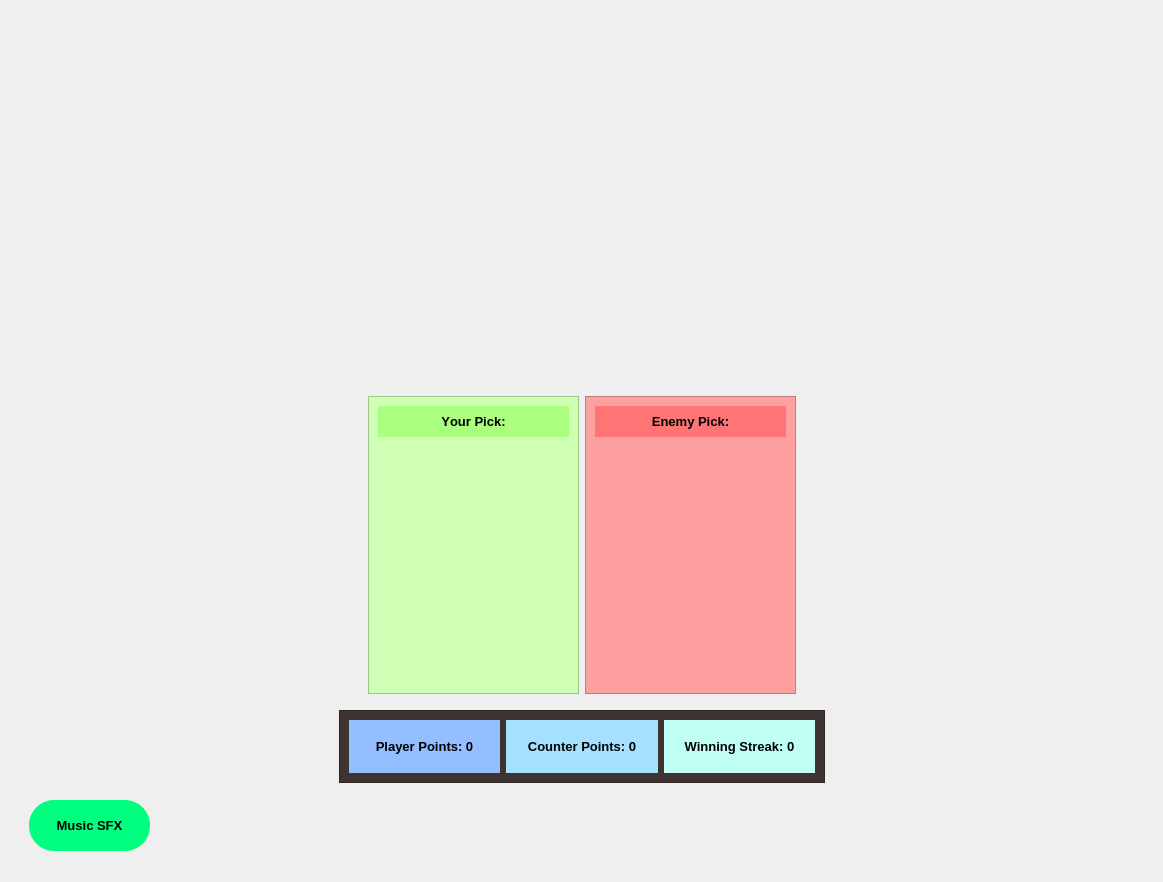
<?xml version="1.0" encoding="UTF-8"?>
<ui version="4.0">
 <class>rps_area</class>
 <widget class="QMainWindow" name="rps_area">
  <property name="geometry">
   <rect>
    <x>0</x>
    <y>0</y>
    <width>1163</width>
    <height>882</height>
   </rect>
  </property>
  <property name="windowTitle">
   <string>MainWindow</string>
  </property>
  <property name="styleSheet">
   <string notr="true"/>
  </property>
  <widget class="QWidget" name="centralwidget">
   <layout class="QGridLayout" name="gridLayout">
    <item row="0" column="0">
     <widget class="QFrame" name="frame">
      <property name="cursor">
       <cursorShape>ArrowCursor</cursorShape>
      </property>
      <property name="mouseTracking">
       <bool>false</bool>
      </property>
      <property name="styleSheet">
       <string notr="true">background: transparent;
</string>
      </property>
      <property name="frameShape">
       <enum>QFrame::StyledPanel</enum>
      </property>
      <property name="frameShadow">
       <enum>QFrame::Raised</enum>
      </property>
      <layout class="QGridLayout" name="gridLayout_12">
       <item row="0" column="0" colspan="5">
        <widget class="QFrame" name="frame_2">
         <property name="minimumSize">
          <size>
           <width>1091</width>
           <height>0</height>
          </size>
         </property>
         <property name="frameShape">
          <enum>QFrame::StyledPanel</enum>
         </property>
         <property name="frameShadow">
          <enum>QFrame::Raised</enum>
         </property>
        </widget>
       </item>
       <item row="1" column="0" colspan="5">
        <widget class="QFrame" name="frame_11">
         <property name="minimumSize">
          <size>
           <width>1099</width>
           <height>281</height>
          </size>
         </property>
         <property name="frameShape">
          <enum>QFrame::StyledPanel</enum>
         </property>
         <property name="frameShadow">
          <enum>QFrame::Raised</enum>
         </property>
         <layout class="QGridLayout" name="gridLayout_10">
          <item row="0" column="0">
           <widget class="QFrame" name="frame_5">
            <property name="frameShape">
             <enum>QFrame::StyledPanel</enum>
            </property>
            <property name="frameShadow">
             <enum>QFrame::Raised</enum>
            </property>
            <layout class="QGridLayout" name="gridLayout_4">
             <item row="0" column="0">
              <widget class="QLabel" name="rock_btn">
               <property name="minimumSize">
                <size>
                 <width>191</width>
                 <height>241</height>
                </size>
               </property>
               <property name="maximumSize">
                <size>
                 <width>191</width>
                 <height>241</height>
                </size>
               </property>
               <property name="styleSheet">
                <string notr="true">background: transparent;
</string>
               </property>
               <property name="text">
                <string/>
               </property>
               <property name="pixmap">
                <pixmap>images/roooocckkko.png</pixmap>
               </property>
               <property name="scaledContents">
                <bool>true</bool>
               </property>
              </widget>
             </item>
            </layout>
           </widget>
          </item>
          <item row="0" column="1">
           <widget class="QFrame" name="frame_6">
            <property name="frameShape">
             <enum>QFrame::StyledPanel</enum>
            </property>
            <property name="frameShadow">
             <enum>QFrame::Raised</enum>
            </property>
            <layout class="QGridLayout" name="gridLayout_5">
             <item row="0" column="0">
              <widget class="QLabel" name="paper_btn">
               <property name="minimumSize">
                <size>
                 <width>191</width>
                 <height>241</height>
                </size>
               </property>
               <property name="maximumSize">
                <size>
                 <width>191</width>
                 <height>241</height>
                </size>
               </property>
               <property name="styleSheet">
                <string notr="true">background: transparent;
</string>
               </property>
               <property name="text">
                <string/>
               </property>
               <property name="pixmap">
                <pixmap>images/paper jsdnjhd.png</pixmap>
               </property>
               <property name="scaledContents">
                <bool>true</bool>
               </property>
              </widget>
             </item>
            </layout>
           </widget>
          </item>
          <item row="0" column="2">
           <widget class="QFrame" name="frame_7">
            <property name="frameShape">
             <enum>QFrame::StyledPanel</enum>
            </property>
            <property name="frameShadow">
             <enum>QFrame::Raised</enum>
            </property>
            <layout class="QGridLayout" name="gridLayout_6">
             <item row="0" column="0">
              <widget class="QLabel" name="scissor_btn">
               <property name="minimumSize">
                <size>
                 <width>191</width>
                 <height>241</height>
                </size>
               </property>
               <property name="maximumSize">
                <size>
                 <width>191</width>
                 <height>241</height>
                </size>
               </property>
               <property name="styleSheet">
                <string notr="true">background: transparent;
</string>
               </property>
               <property name="text">
                <string/>
               </property>
               <property name="pixmap">
                <pixmap>images/sisorsbadi.png</pixmap>
               </property>
               <property name="scaledContents">
                <bool>true</bool>
               </property>
              </widget>
             </item>
            </layout>
           </widget>
          </item>
          <item row="0" column="3">
           <widget class="QFrame" name="frame_8">
            <property name="frameShape">
             <enum>QFrame::StyledPanel</enum>
            </property>
            <property name="frameShadow">
             <enum>QFrame::Raised</enum>
            </property>
            <layout class="QGridLayout" name="gridLayout_7">
             <item row="0" column="0">
              <widget class="QLabel" name="spock_btn">
               <property name="minimumSize">
                <size>
                 <width>191</width>
                 <height>241</height>
                </size>
               </property>
               <property name="maximumSize">
                <size>
                 <width>191</width>
                 <height>241</height>
                </size>
               </property>
               <property name="styleSheet">
                <string notr="true">background: transparent;
</string>
               </property>
               <property name="text">
                <string/>
               </property>
               <property name="pixmap">
                <pixmap>images/spoooccckkk.png</pixmap>
               </property>
               <property name="scaledContents">
                <bool>true</bool>
               </property>
              </widget>
             </item>
            </layout>
           </widget>
          </item>
          <item row="0" column="4">
           <widget class="QFrame" name="frame_9">
            <property name="frameShape">
             <enum>QFrame::StyledPanel</enum>
            </property>
            <property name="frameShadow">
             <enum>QFrame::Raised</enum>
            </property>
            <layout class="QGridLayout" name="gridLayout_8">
             <item row="0" column="0">
              <widget class="QLabel" name="lizard_btn">
               <property name="minimumSize">
                <size>
                 <width>191</width>
                 <height>241</height>
                </size>
               </property>
               <property name="maximumSize">
                <size>
                 <width>191</width>
                 <height>241</height>
                </size>
               </property>
               <property name="styleSheet">
                <string notr="true">background: transparent;
</string>
               </property>
               <property name="text">
                <string/>
               </property>
               <property name="pixmap">
                <pixmap>images/lisard.png</pixmap>
               </property>
               <property name="scaledContents">
                <bool>true</bool>
               </property>
              </widget>
             </item>
            </layout>
           </widget>
          </item>
         </layout>
        </widget>
       </item>
       <item row="2" column="0" colspan="2">
        <widget class="QFrame" name="frame_13">
         <property name="minimumSize">
          <size>
           <width>311</width>
           <height>311</height>
          </size>
         </property>
         <property name="frameShape">
          <enum>QFrame::StyledPanel</enum>
         </property>
         <property name="frameShadow">
          <enum>QFrame::Raised</enum>
         </property>
        </widget>
       </item>
       <item row="2" column="2">
        <widget class="QFrame" name="frame_10">
         <property name="minimumSize">
          <size>
           <width>448</width>
           <height>318</height>
          </size>
         </property>
         <property name="frameShape">
          <enum>QFrame::StyledPanel</enum>
         </property>
         <property name="frameShadow">
          <enum>QFrame::Raised</enum>
         </property>
         <layout class="QGridLayout" name="gridLayout_9">
          <item row="0" column="0">
           <widget class="QFrame" name="frame_3">
            <property name="styleSheet">
             <string notr="true">background-color: rgb(207, 255, 180);</string>
            </property>
            <property name="frameShape">
             <enum>QFrame::StyledPanel</enum>
            </property>
            <property name="frameShadow">
             <enum>QFrame::Raised</enum>
            </property>
            <layout class="QGridLayout" name="gridLayout_2">
             <item row="0" column="0">
              <widget class="QLabel" name="label_8">
               <property name="minimumSize">
                <size>
                 <width>191</width>
                 <height>31</height>
                </size>
               </property>
               <property name="font">
                <font>
                 <pointsize>10</pointsize>
                 <weight>75</weight>
                 <bold>true</bold>
                 <kerning>false</kerning>
                </font>
               </property>
               <property name="styleSheet">
                <string notr="true">background-color: rgb(170, 255, 127);</string>
               </property>
               <property name="text">
                <string>Your Pick:</string>
               </property>
               <property name="alignment">
                <set>Qt::AlignCenter</set>
               </property>
              </widget>
             </item>
             <item row="1" column="0">
              <widget class="QLabel" name="your_pick_img">
               <property name="minimumSize">
                <size>
                 <width>191</width>
                 <height>241</height>
                </size>
               </property>
               <property name="maximumSize">
                <size>
                 <width>191</width>
                 <height>241</height>
                </size>
               </property>
               <property name="styleSheet">
                <string notr="true">background: transparent;
</string>
               </property>
               <property name="text">
                <string/>
               </property>
               <property name="pixmap">
                <pixmap>images/roooocckkko.png</pixmap>
               </property>
               <property name="scaledContents">
                <bool>true</bool>
               </property>
              </widget>
             </item>
            </layout>
           </widget>
          </item>
          <item row="0" column="1">
           <widget class="QFrame" name="frame_4">
            <property name="styleSheet">
             <string notr="true">background-color: rgb(255, 160, 160);</string>
            </property>
            <property name="frameShape">
             <enum>QFrame::StyledPanel</enum>
            </property>
            <property name="frameShadow">
             <enum>QFrame::Raised</enum>
            </property>
            <layout class="QGridLayout" name="gridLayout_3">
             <item row="0" column="0">
              <widget class="QLabel" name="label_9">
               <property name="minimumSize">
                <size>
                 <width>191</width>
                 <height>31</height>
                </size>
               </property>
               <property name="font">
                <font>
                 <pointsize>10</pointsize>
                 <weight>75</weight>
                 <bold>true</bold>
                 <kerning>false</kerning>
                </font>
               </property>
               <property name="styleSheet">
                <string notr="true">background-color: rgb(255, 116, 116);</string>
               </property>
               <property name="text">
                <string>Enemy Pick:</string>
               </property>
               <property name="alignment">
                <set>Qt::AlignCenter</set>
               </property>
              </widget>
             </item>
             <item row="1" column="0">
              <widget class="QLabel" name="enemy_pic_img">
               <property name="minimumSize">
                <size>
                 <width>191</width>
                 <height>241</height>
                </size>
               </property>
               <property name="maximumSize">
                <size>
                 <width>191</width>
                 <height>241</height>
                </size>
               </property>
               <property name="styleSheet">
                <string notr="true">background: transparent;
</string>
               </property>
               <property name="text">
                <string/>
               </property>
               <property name="pixmap">
                <pixmap>images/roooocckkko.png</pixmap>
               </property>
               <property name="scaledContents">
                <bool>true</bool>
               </property>
              </widget>
             </item>
            </layout>
           </widget>
          </item>
         </layout>
        </widget>
       </item>
       <item row="2" column="3" colspan="2">
        <widget class="QFrame" name="frame_14">
         <property name="minimumSize">
          <size>
           <width>311</width>
           <height>311</height>
          </size>
         </property>
         <property name="frameShape">
          <enum>QFrame::StyledPanel</enum>
         </property>
         <property name="frameShadow">
          <enum>QFrame::Raised</enum>
         </property>
        </widget>
       </item>
       <item row="3" column="0">
        <spacer name="horizontalSpacer">
         <property name="orientation">
          <enum>Qt::Horizontal</enum>
         </property>
         <property name="sizeHint" stdset="0">
          <size>
           <width>311</width>
           <height>20</height>
          </size>
         </property>
        </spacer>
       </item>
       <item row="3" column="1" colspan="3">
        <widget class="QFrame" name="frame_12">
         <property name="minimumSize">
          <size>
           <width>486</width>
           <height>61</height>
          </size>
         </property>
         <property name="styleSheet">
          <string notr="true">background-color: rgb(61, 51, 49);</string>
         </property>
         <property name="frameShape">
          <enum>QFrame::StyledPanel</enum>
         </property>
         <property name="frameShadow">
          <enum>QFrame::Raised</enum>
         </property>
         <layout class="QGridLayout" name="gridLayout_11">
          <item row="0" column="0">
           <widget class="QLabel" name="player_points_label">
            <property name="minimumSize">
             <size>
              <width>151</width>
              <height>41</height>
             </size>
            </property>
            <property name="font">
             <font>
              <pointsize>10</pointsize>
              <weight>75</weight>
              <bold>true</bold>
             </font>
            </property>
            <property name="styleSheet">
             <string notr="true">background-color: rgb(147, 190, 255);</string>
            </property>
            <property name="text">
             <string>Player Points: 0</string>
            </property>
            <property name="alignment">
             <set>Qt::AlignCenter</set>
            </property>
           </widget>
          </item>
          <item row="0" column="1">
           <widget class="QLabel" name="counter_points_label">
            <property name="minimumSize">
             <size>
              <width>151</width>
              <height>41</height>
             </size>
            </property>
            <property name="font">
             <font>
              <pointsize>10</pointsize>
              <weight>75</weight>
              <bold>true</bold>
             </font>
            </property>
            <property name="styleSheet">
             <string notr="true">background-color: rgb(166, 224, 255);</string>
            </property>
            <property name="text">
             <string>Counter Points: 0</string>
            </property>
            <property name="alignment">
             <set>Qt::AlignCenter</set>
            </property>
           </widget>
          </item>
          <item row="0" column="2">
           <widget class="QLabel" name="winning_streak_label">
            <property name="minimumSize">
             <size>
              <width>151</width>
              <height>41</height>
             </size>
            </property>
            <property name="font">
             <font>
              <pointsize>10</pointsize>
              <weight>75</weight>
              <bold>true</bold>
             </font>
            </property>
            <property name="styleSheet">
             <string notr="true">background-color: rgb(192, 255, 243);</string>
            </property>
            <property name="text">
             <string>Winning Streak: 0</string>
            </property>
            <property name="alignment">
             <set>Qt::AlignCenter</set>
            </property>
           </widget>
          </item>
         </layout>
        </widget>
       </item>
       <item row="3" column="4">
        <spacer name="horizontalSpacer_2">
         <property name="orientation">
          <enum>Qt::Horizontal</enum>
         </property>
         <property name="sizeHint" stdset="0">
          <size>
           <width>310</width>
           <height>20</height>
          </size>
         </property>
        </spacer>
       </item>
       <item row="4" column="0" colspan="5">
        <widget class="QFrame" name="frame_15">
         <property name="minimumSize">
          <size>
           <width>1081</width>
           <height>51</height>
          </size>
         </property>
         <property name="frameShape">
          <enum>QFrame::StyledPanel</enum>
         </property>
         <property name="frameShadow">
          <enum>QFrame::Raised</enum>
         </property>
         <layout class="QGridLayout" name="gridLayout_13">
          <item row="0" column="0">
           <widget class="QPushButton" name="music_btn">
            <property name="minimumSize">
             <size>
              <width>121</width>
              <height>51</height>
             </size>
            </property>
            <property name="font">
             <font>
              <pointsize>10</pointsize>
              <weight>75</weight>
              <bold>true</bold>
             </font>
            </property>
            <property name="styleSheet">
             <string notr="true">background-color: rgb(0, 255, 127); border-radius: 25px; </string>
            </property>
            <property name="text">
             <string>Music SFX</string>
            </property>
           </widget>
          </item>
          <item row="0" column="1">
           <spacer name="horizontalSpacer_3">
            <property name="orientation">
             <enum>Qt::Horizontal</enum>
            </property>
            <property name="sizeHint" stdset="0">
             <size>
              <width>950</width>
              <height>20</height>
             </size>
            </property>
           </spacer>
          </item>
         </layout>
        </widget>
       </item>
      </layout>
     </widget>
    </item>
   </layout>
  </widget>
 </widget>
 <resources>
  <include location="background.qrc"/>
 </resources>
 <connections/>
</ui>
